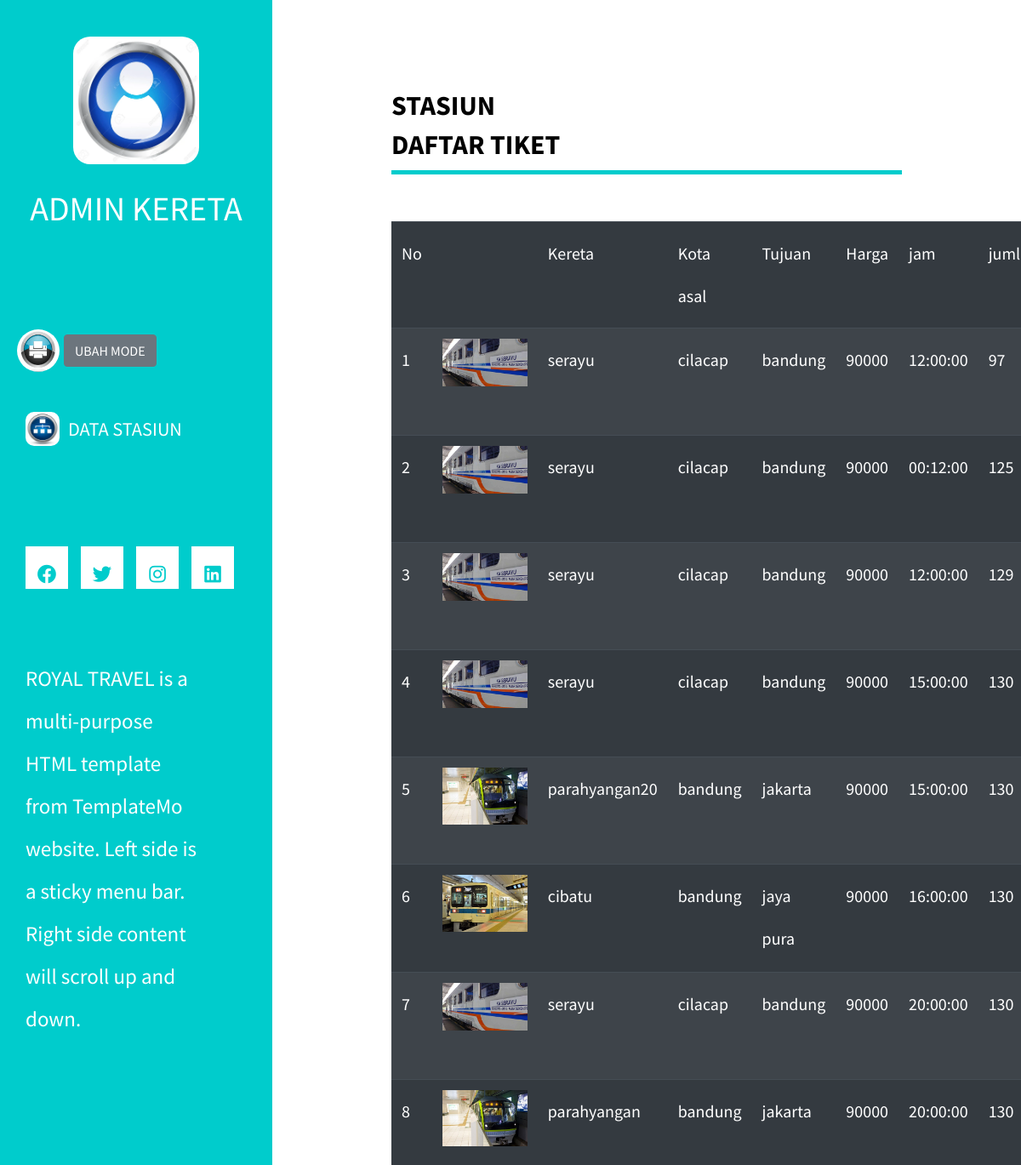
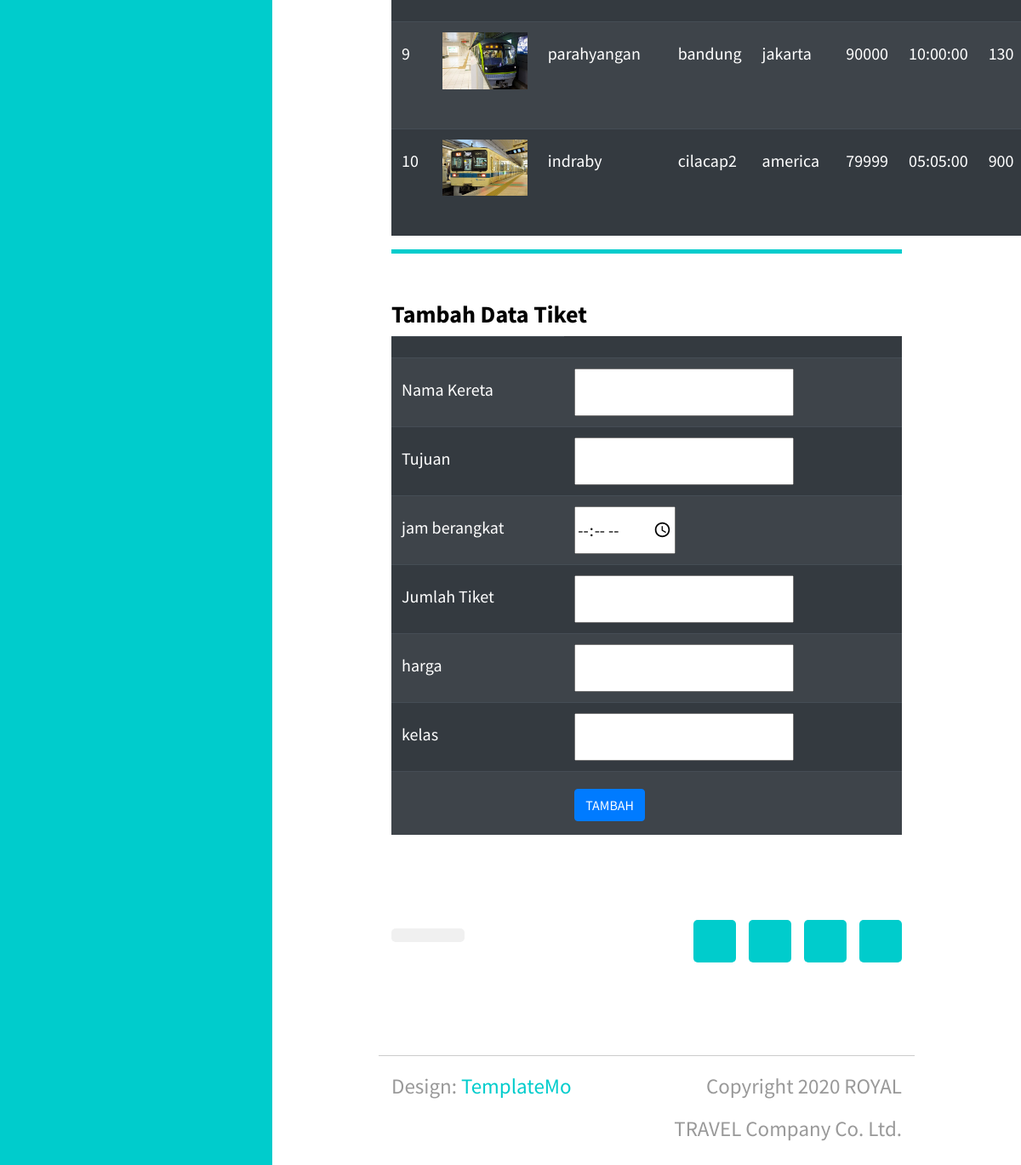
Page /ADMIN/tampil-kereta.php (signed in) on the committed database (2 pictures, top to bottom).
### tables this page shows
CREATE TABLE `tb_kereta` (
  `id_kereta` int(11) NOT NULL,
  `nama_kereta` varchar(20) NOT NULL,
  `nama_stasiun` varchar(20) NOT NULL,
  `kota_asal_kereta` varchar(20) NOT NULL,
  `kota_tujuan_kereta` varchar(20) NOT NULL,
  `jam_berangkat_kereta` time NOT NULL,
  `gambar_kereta` varchar(20) NOT NULL,
  `kelas_kereta` varchar(20) NOT NULL,
  `jumlah_tiket` int(225) NOT NULL,
  `gambar_stasiun` varchar(20) NOT NULL,
  `harga` int(11) NOT NULL
);

### database/database.php (called while the page is built, shortened)
<?php
class database{
    public $host ="localhost";
    public $username ="root";
    public $password ="";
    public $nama_db ="travel";
    public function __construct()
    {
        $this->connect = mysqli_connect($this->host, $this->username, $this->password, $this->nama_db);
    }
}
?>

### ADMIN/read_admin.php (called while the page is built, shortened)
<?php
include '../database/database.php';
class bandara extends database
{
    function tampil_stasiun($d)
    {
        $data = mysqli_query($this->connect, "SELECT * FROM tb_kereta WHERE nama_stasiun LIKE '$d%' ");
        return $data;
    }
}

### ADMIN/tampil-kereta.php (the view, shortened to what this page needs)
<?php
 include 'read_admin.php';
 $nama=$_POST['nama_stasiun'];
?>
<!DOCTYPE html>
<html lang="en">
<head>
	<link rel="stylesheet" href="fontawesome/css/all.min.css">
    <link href="css/bootstrap.min.css" rel="stylesheet">
    <link href="css/templatemo-xtra-blog.css" rel="stylesheet">
    <link rel="stylesheet" type="text/css" href="css/style.css">
</head>
<body>
	<header class="tm-header" id="tm-header">
        <div class="tm-header-wrapper">
            <div class="tm-site-header">
                <div class="mb-3 mx-auto tm-site-logo">
                     <img style=" height: 150px;width:150px;border-radius: 20px;" src="../assets/images/oke2.webp" alt="ROYAL TRAVEL">
                </div>
                <br>
                <center>
                    <h1>ADMIN KERETA</h1>
                </center>
            </div>
            <nav class="tm-nav" id="tm-nav">
                <ul>
                    <li class="tm-nav-item">
                        <img style=" margin-left: 20px;height: 50px;width:50px;border-radius: 50%;" src="../assets/images/oke3.png" alt="ROYAL TRAVEL">
                        <button class="btn btn-secondary" onclick="myFunction()">
                                UBAH MODE
                        </button>
                    </li>
                    <li class="tm-nav-item"><a href="menu-admin-kereta.php" class="tm-nav-link">
                         <img style=" margin-right: 10px;height: 40px;width:40px;border-radius: 10px;" src="../assets/images/oke5.jpg" alt="ROYAL TRAVEL">
                        DATA STASIUN
                    </a></li>
                </ul>
            </nav>
            <div class="tm-mb-65">
                <a rel="nofollow" href="https://fb.com/templatemo" class="tm-social-link">
                    <i class="fab fa-facebook tm-social-icon"></i>
                </a>
                <a href="https://twitter.com" class="tm-social-link">
                    <i class="fab fa-twitter tm-social-icon"></i>
                </a>
                <a href="https://instagram.com" class="tm-social-link">
                    <i class="fab fa-instagram tm-social-icon"></i>
                </a>
                <a href="https://linkedin.com" class="tm-social-link">
                    <i class="fab fa-linkedin tm-social-icon"></i>
                </a>
            </div>
            <p class="tm-mb-80 pr-5 text-white">
                ROYAL TRAVEL is a multi-purpose HTML template from TemplateMo website. Left side is a sticky menu bar. Right side content will scroll up and down.
            </p>
        </div>
    </header>
    <div class="container-fluid">
        <main class="tm-main">
                    <?php
                        $nomor=1;
                        $nm=strtoupper($nama);
                    ?>
                        <h2><b> STASIUN <?= 	$nm?></b></h2>
                        <h2><b>DAFTAR TIKET</b></h2>
                        <hr class="tm-hr-primary tm-mb-55">
                    <div>
                        <table class="table table-dark table-striped" style="font-size:20px;width: 100%;">
                        <thead >
                            <td>No</td>
                            <td></td>
                            <td>Kereta</td>
                            <td>Kota asal</td>
                            <td>Tujuan</td>
                            <td>Harga</td>
                            <td>jam</td>
                            <td>jumlah</td>
                       </thead>
                <?php        $ban=new bandara();
                            foreach ($ban->tampil_stasiun($nama) as $data2){
                                if($data2['nama_kereta']==""){
                                }else{
                ?>
                                <tr>
                                                        <td><?=$nomor++?></td>
                                                        <td >
                                                            <img style="width:100px;hight:40px;" src="../assets/images/<?=$data2['gambar_kereta']; ?>">
                                                        </td>
                                                        <td><?=$data2['nama_kereta']?></td>
                                                        <td><?=$data2['kota_asal_kereta']?></td>
                                                        <td><?=$data2['kota_tujuan_kereta']?></td>
                                                        <td><?=$data2['harga']?></td>
                                                        <td><?=$data2['jam_berangkat_kereta']?></td>
                                                        <td><?=$data2['jumlah_tiket']?></td>
                            </tr>
                <?php
                                }
                           }
                  ?>
            </table>
             <hr class="tm-hr-primary tm-mb-55">
            <H3><b>Tambah Data Tiket</b></H3>
             <table class="table table-dark table-striped" style="font-size:20px;width: 100%;">
            <form action="" method="post" >
                <thead>
                    <td></td>
                </thead>
                <tr>
                    <td>Nama Kereta</td>
                    <td><input type="text" name="nama_kereta"required> </td>
                </tr>
                <tr>
                    <td>Tujuan</td>
                    <td><input type="text" name="tujuan"required> </td>
                </tr>
                <tr>
                    <td>jam berangkat</td>
                    <td><input type="time" name="jam_berangkat"required> </td>
                </tr>
                <tr>
                    <td>Jumlah Tiket</td>
                    <td><input type="text" name="jumlah"required> </td>
                </tr>
                <tr>
                    <td>harga</td>
                    <td><input type="text" name="harga"required> </td>
                </tr>
                <tr>
                    <td>kelas</td>
                    <td><input type="text" name="kelas"required></td>
                </tr>
                <tr>
                    <td></td>
                    <td>
                        <button type="submit" name="tambah" class="btn btn-primary">
                            TAMBAH
                        </button>
                    </td>
                </tr>
            </form>
            </table>
            <div  class="row tm-row tm-mt-100 tm-mb-75">
                <div class="tm-prev-next-wrapper">
                    <a href="#" class="mb-2 tm-btn tm-btn-primary tm-prev-next disabled tm-mr-20"></a>
                </div>
                <div class="tm-paging-wrapper">
                    <nav class="tm-paging-nav d-inline-block">
                        <ul>
                            <li class="tm-paging-item active">
                                <a href="#" class="mb-2 tm-btn tm-paging-link"></a>
                            </li>
                            <li class="tm-paging-item active">
                                <a href="#" class="mb-2 tm-btn tm-paging-link"></a>
                            </li>
                            <li class="tm-paging-item active">
                                <a href="#" class="mb-2 tm-btn tm-paging-link"></a>
                            </li>
                            <li class="tm-paging-item active">
                                <a href="#" class="mb-2 tm-btn tm-paging-link"></a>
                            </li>
                        </ul>
                    </nav>
                </div>
            </div>
            <footer class="row tm-row">
                <hr class="col-12">
                <div class="col-md-6 col-12 tm-color-gray">
                    Design: <a rel="nofollow" target="_parent" href="https://templatemo.com" class="tm-external-link">TemplateMo</a>
                </div>
                <div class="col-md-6 col-12 tm-color-gray tm-copyright">
                    Copyright 2020 ROYAL TRAVEL Company Co. Ltd.
                </div>
            </footer>
        </main>
    </div>
</body>
</html>

### ADMIN/css/style.css (style rules this page uses)
body { padding: 25px; background-color: white; color: black; font-size: 25px; }

### rows in the picture
tb_kereta: gambar_kereta (picture), nama_kereta "serayu", kota_asal_kereta "cilacap", kota_tujuan_kereta "bandung", harga "90000", jam_berangkat_kereta "12:00:00", jumlah_tiket "97"
tb_kereta: gambar_kereta (picture), nama_kereta "serayu", kota_asal_kereta "cilacap", kota_tujuan_kereta "bandung", harga "90000", jam_berangkat_kereta "00:12:00", jumlah_tiket "125"
tb_kereta: gambar_kereta (picture), nama_kereta "serayu", kota_asal_kereta "cilacap", kota_tujuan_kereta "bandung", harga "90000", jam_berangkat_kereta "12:00:00", jumlah_tiket "129"
tb_kereta: gambar_kereta (picture), nama_kereta "serayu", kota_asal_kereta "cilacap", kota_tujuan_kereta "bandung", harga "90000", jam_berangkat_kereta "15:00:00", jumlah_tiket "130"
tb_kereta: gambar_kereta (picture), nama_kereta "parahyangan20", kota_asal_kereta "bandung", kota_tujuan_kereta "jakarta", harga "90000", jam_berangkat_kereta "15:00:00", jumlah_tiket "130"
tb_kereta: gambar_kereta (picture), nama_kereta "cibatu", kota_asal_kereta "bandung", kota_tujuan_kereta "jaya pura", harga "90000", jam_berangkat_kereta "16:00:00", jumlah_tiket "130"
tb_kereta: gambar_kereta (picture), nama_kereta "serayu", kota_asal_kereta "cilacap", kota_tujuan_kereta "bandung", harga "90000", jam_berangkat_kereta "20:00:00", jumlah_tiket "130"
tb_kereta: gambar_kereta (picture), nama_kereta "parahyangan", kota_asal_kereta "bandung", kota_tujuan_kereta "jakarta", harga "90000", jam_berangkat_kereta "20:00:00", jumlah_tiket "130"
tb_kereta: gambar_kereta (picture), nama_kereta "parahyangan", kota_asal_kereta "bandung", kota_tujuan_kereta "jakarta", harga "90000", jam_berangkat_kereta "10:00:00", jumlah_tiket "130"
tb_kereta: gambar_kereta (picture), nama_kereta "indraby", kota_asal_kereta "cilacap2", kota_tujuan_kereta "america", harga "79999", jam_berangkat_kereta "05:05:00", jumlah_tiket "900"
